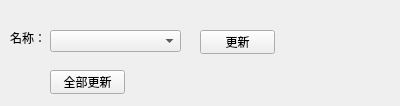
<?xml version="1.0" encoding="UTF-8"?>
<ui version="4.0">
 <class>UpdateModule</class>
 <widget class="QWidget" name="UpdateModule">
  <property name="geometry">
   <rect>
    <x>0</x>
    <y>0</y>
    <width>400</width>
    <height>106</height>
   </rect>
  </property>
  <property name="windowTitle">
   <string>Form</string>
  </property>
  <widget class="QComboBox" name="comboBox">
   <property name="geometry">
    <rect>
     <x>50</x>
     <y>30</y>
     <width>131</width>
     <height>22</height>
    </rect>
   </property>
  </widget>
  <widget class="QPushButton" name="pushButton">
   <property name="geometry">
    <rect>
     <x>50</x>
     <y>70</y>
     <width>75</width>
     <height>24</height>
    </rect>
   </property>
   <property name="text">
    <string>全部更新</string>
   </property>
  </widget>
  <widget class="QLabel" name="label">
   <property name="geometry">
    <rect>
     <x>10</x>
     <y>30</y>
     <width>54</width>
     <height>16</height>
    </rect>
   </property>
   <property name="text">
    <string>名称：</string>
   </property>
  </widget>
  <widget class="QPushButton" name="pushButton_2">
   <property name="geometry">
    <rect>
     <x>200</x>
     <y>30</y>
     <width>75</width>
     <height>24</height>
    </rect>
   </property>
   <property name="text">
    <string>更新</string>
   </property>
  </widget>
 </widget>
 <resources/>
 <connections/>
</ui>
